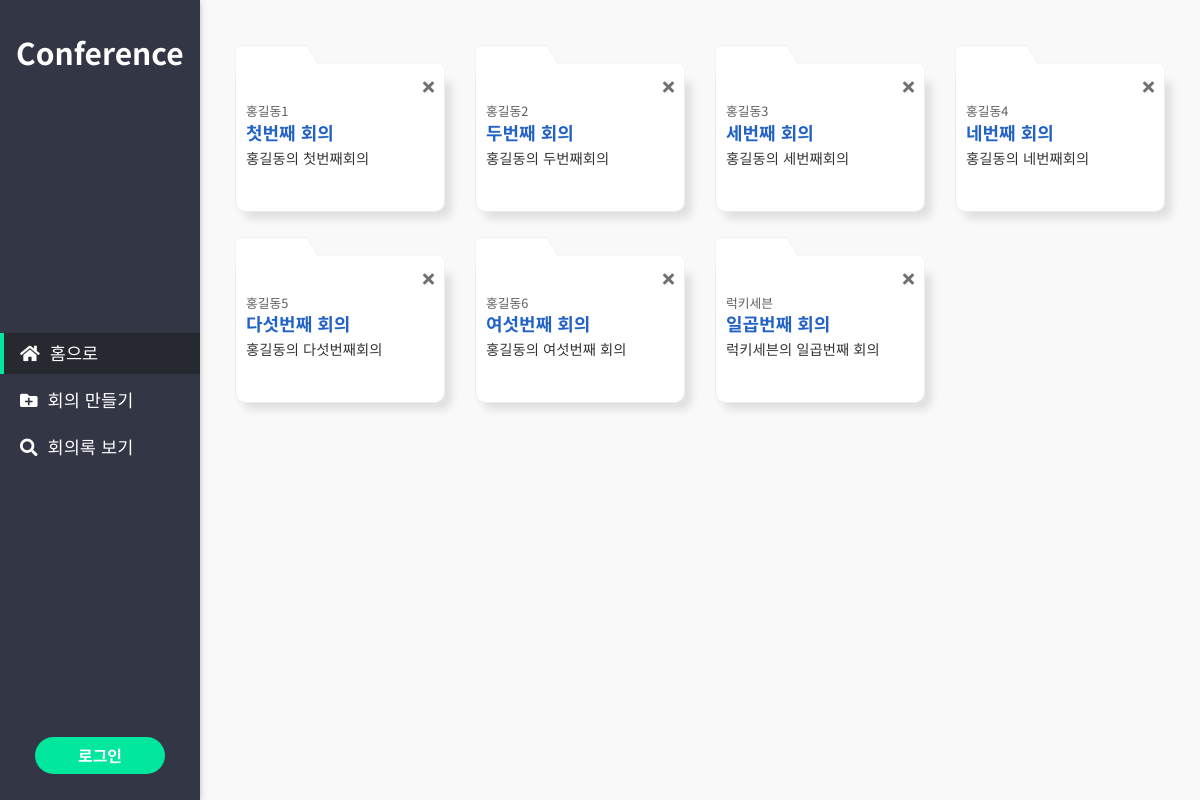
Screenshot of /mvtapps/detail/ with the database file from the repository.
### mvtapp/models.py (models this page shows)
class LectureDetail(models.Model):
    objects = None  #views.py에서 line 35 else 부분에 objects
    title = models.CharField(max_length=255, null=False)
    person = models.CharField(max_length=255, null=False)
    meeting = models.CharField(max_length=255, null=False)

### mvtapp/views.py (the view)
# urls.py: path('detail/', detail, name='detail'),
def detail(request):
    if request.method == 'POST':
        title = request.POST.get('title')
        person = request.POST.get('person')
        meeting = request.POST.get('meeting')
        data = LectureDetail()
        data.title = title
        data.person = person
        data.meeting = meeting
        data.save()
        return HttpResponseRedirect(reverse('mvtapp:detail'))
    else:
        datas = LectureDetail.objects.all()
    return render(request, 'mvtapp/admin_board.html', context={'datas':datas})

### mvtapp/templates/mvtapp/admin_board.html (shortened to what this page needs)
<!DOCTYPE html>
<html lang="ko">
	{% load static %}
	<head>
		<link rel="stylesheet" href="https://maxcdn.bootstrapcdn.com/bootstrap/3.3.2/css/bootstrap.min.css">
		<link rel="stylesheet" href="https://use.fontawesome.com/releases/v5.7.0/css/all.css">
		<link rel="stylesheet" href="{% static 'fonts.css' %}">
		<link rel="stylesheet" href="{% static 'custom.css' %}">
	</head>
	<body>
		<div class="wrap">
			<div class="sidebar side_collapse" id="Sidebar">
				<h2>Conference</h2>
				<div class="bar_item_area">
					<a href="#" class="bar-item active"><i class="fas fa-home"></i> 홈으로</a>
					<a href="{% url 'mvtapp:meetings' %}" class="bar-item"><i class="fas fa-folder-plus"></i> 회의 만들기</a>
					<a href="{% url 'mvtapp:meetings_list' %}" class="bar-item"><i class="fas fa-search"></i> 회의록 보기</a>
				</div>
				{% if not user.is_authenticated %}
					<div class="logout_area">
						<a href="{% url 'accountapp:login' %}" class="btn logout_btn">로그인</a>
					</div>
				{% else %}
					<div class="logout_area">
						<a href="{% url 'accountapp:logout' %}" class="btn logout_btn">로그아웃</a>
					</div>
				{% endif %}
			</div>
			<div class="main">
				<div class="container-fluid">
					<div class="row">
						{% if datas %}
							{% for data in datas %}
								<div class="pointer col-xs-12 col-sm-4 col-md-4 col-lg-3" >
									<div class="dash_board_top">
									</div>
									<div class="dash_board">
										<div class="text-right">
											<a href="#"><i class="fas fa-times times"></i></a>
										</div>
										<div class="dash_board_content">
											<span class="date">{{ data.person }}</span>
											<h4 class="title">{{ data.title }}</h4>
											<p> {{ data.meeting }} </p>
										</div>
									</div>
								</div>
							{% endfor %}
						{% endif %}
					</div>
				</div>
			</div>
		</div>
	</body>
</html>

### static/custom.css (style rules this page uses)
* { word-break:keep-all; }
html,body { font-family: 'Noto Sans KR', sans-serif; width: 100%; height: 100%; font-size: 16px; background-color: #F9F9F9; }
a { color: #707070; display:block; }
.btn { transition: .2s; }
.container-fluid { height: 100%; }
.wrap { height: auto; }
.sidebar { height: 100%; width: 200px; position: fixed!important; z-index: 100; overflow: auto; background-color: #333645; color: #fff; box-shadow: 0 2px 5px 0 rgba(0,0,0,0.16), 0 2px 10px 0 rgba(0,0,0,0.12); }
.sidebar h2 { padding: 16px 0 0 16px; font-weight: 600; }
.bar_item_area { position: absolute; top: 0; bottom: 0; right: 0; left: 0; margin: auto; height: 147px; }
.bar_item_area .active { background-color: #262930; color:#fff; border-color: #01E79E; margin-left: 0; }
.bar_item_area a { border-left: 4px #333645 solid; width: 100%; color: #fff; display: block; padding: 8px 16px; transition: .2s; margin: 6px 0 6px 0; font-size: 1.1rem; }
.bar-item i { margin-right: 5px; }
.main { height: 100%; padding: 20px; transition: margin-left .4s; }
.logout_area { position: absolute; bottom: 26px; }
.logout_btn { margin-left: 35px; width: 130px; text-align: center; background-color: #01E79E; color: #fff; border-radius: 30px; font-size: 1rem; font-weight: 600; }
@media (min-width: 993px) { .sidebar.side_collapse { display: block!important; } }
@media (min-width: 993px) { .main { margin-left: 200px; } }
.title { color: #2262C6; font-weight: 700; margin: 2px 0 0; }
.date { color: #5E5E5E; font-size: 0.8rem; font-weight: 400; }
.pointer { cursor: pointer; }
.dash_board_top { background: url(img/bg/board_bg.png)no-repeat; background-size: 100% 33px; height: 30px; margin-top: 25px; }
.dash_board { border: 1px #ECECEC solid; border-top: 0; border-bottom-right-radius: 10px; border-bottom-left-radius: 10px; box-shadow: 7px 7px 9px rgba(0,0,0,.1); padding: 0 10px 5px; background: #fff; }
.dash_board_content h4 { height: 25px; display: -webkit-box; overflow: hidden; text-overflow: ellipsis; -webkit-line-clamp: 1; -webkit-box-orient: vertical; }
.dash_board_content p { height: 43px; font-size: .9rem; margin-bottom: 15px; display: -webkit-box; overflow: hidden; text-overflow: ellipsis; -webkit-line-clamp: 2; -webkit-box-orient: vertical; }
.dash_board_content .date { padding-top: 5px; margin: 0; }

### rows the page displays
LectureDetail: person "홍길동1", title "첫번째 회의", meeting "홍길동의 첫번째회의"
LectureDetail: person "홍길동2", title "두번째 회의", meeting "홍길동의 두번째회의"
LectureDetail: person "홍길동3", title "세번째 회의", meeting "홍길동의 세번째회의"
LectureDetail: person "홍길동4", title "네번째 회의", meeting "홍길동의 네번째회의"
LectureDetail: person "홍길동5", title "다섯번째 회의", meeting "홍길동의 다섯번째회의"
LectureDetail: person "홍길동6", title "여섯번째 회의", meeting "홍길동의 여섯번째 회의"
LectureDetail: person "럭키세븐", title "일곱번째 회의", meeting "럭키세븐의 일곱번째 회의"
